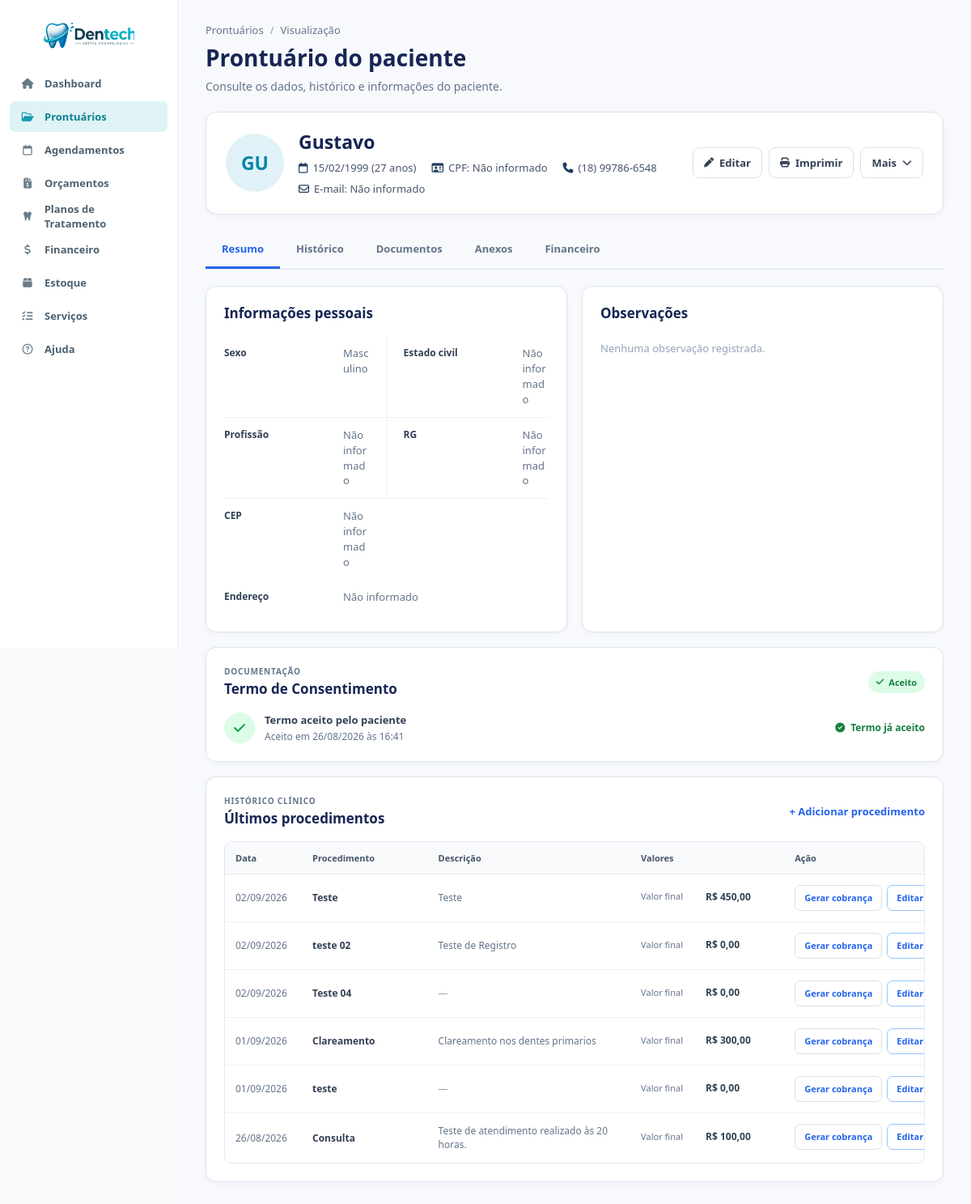
Page /visualizar_prontuario.php?id=5 (signed in) on the earlier database version.
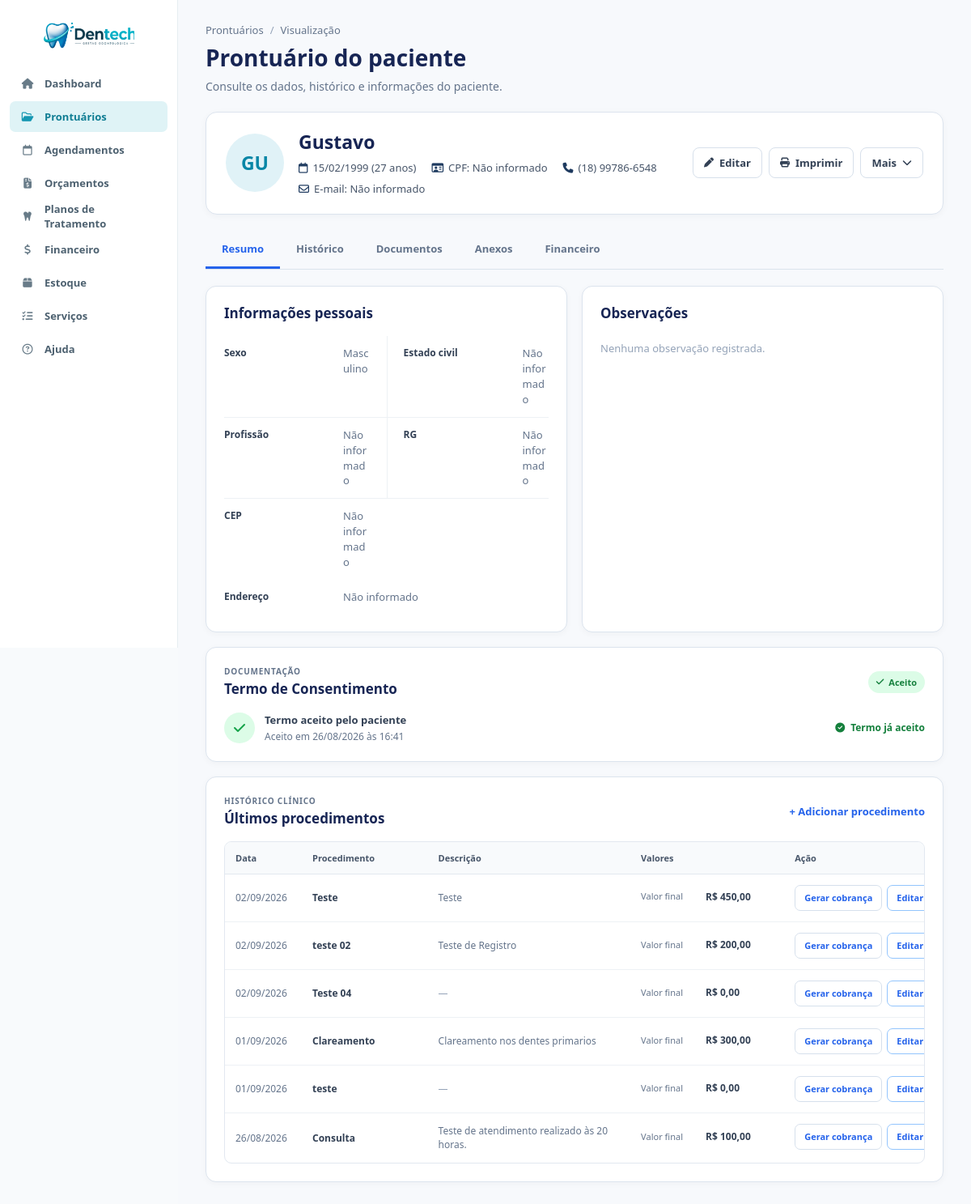
Same page on the later database version.
### tables this page shows
CREATE TABLE `procedimentos` (
  `id` int NOT NULL AUTO_INCREMENT,
  `paciente_id` int NOT NULL,
  `titulo` varchar(255) NOT NULL,
  `descricao` text,
  `medicamentos` text,
  `valor_materiais` decimal(10,2) NOT NULL DEFAULT '0.00',
  `valor_mao_obra` decimal(10,2) NOT NULL DEFAULT '0.00',
  `valor_final` decimal(10,2) NOT NULL DEFAULT '0.00',
  `data_procedimento` date NOT NULL,
  `orcamento_id` int DEFAULT NULL,
  `plano_item_id` int DEFAULT NULL,
  `agendamento_id` int DEFAULT NULL,
  PRIMARY KEY (`id`),
  KEY `paciente_id` (`paciente_id`),
  KEY `idx_procedimento_orcamento` (`orcamento_id`),
  KEY `idx_procedimento_plano_item` (`plano_item_id`),
  KEY `idx_procedimento_agendamento` (`agendamento_id`),
  CONSTRAINT `fk_procedimento_agendamento` FOREIGN KEY (`agendamento_id`) REFERENCES `agendamentos` (`id`) ON DELETE SET NULL ON UPDATE CASCADE,
  CONSTRAINT `fk_procedimento_orcamento` FOREIGN KEY (`orcamento_id`) REFERENCES `orcamentos` (`id`) ON DELETE SET NULL,
  CONSTRAINT `fk_procedimento_plano_item` FOREIGN KEY (`plano_item_id`) REFERENCES `planos_tratamento_itens` (`id`) ON DELETE SET NULL ON UPDATE CASCADE,
  CONSTRAINT `procedimentos_ibfk_1` FOREIGN KEY (`paciente_id`) REFERENCES `prontuarios` (`id`) ON DELETE CASCADE
);

### visualizar_prontuario.php (the view, shortened to what the changed rows need)
<?php
require_once 'conexao/conexao.php';
$id = (int) $_GET['id'];
$isPrint = isset($_GET['print']) && $_GET['print'] == '1';
$stmt = $pdo->prepare("
    SELECT *
    FROM prontuarios
    WHERE id = ?
");
$stmt->execute([$id]);
$prontuario = $stmt->fetch(PDO::FETCH_ASSOC);
$stmtProc = $pdo->prepare("
    SELECT
        p.*
    FROM procedimentos p
    WHERE p.paciente_id = ?
    ORDER BY p.data_procedimento DESC
");
$stmtProc->execute([$id]);
$procedimentos = $stmtProc->fetchAll(PDO::FETCH_ASSOC);
?>
<!DOCTYPE html>
<html lang="pt-BR">
<head>
    <link
        rel="stylesheet"
        href="css/global.css">
    <link
        rel="stylesheet"
        href="css/variables.css">
    <link
        rel="stylesheet"
        href="css/layout.css">
    <link
        rel="stylesheet"
        href="css/vis_prontuario.css">
    <link
        rel="stylesheet"
        href="https://cdnjs.cloudflare.com/ajax/libs/font-awesome/6.5.2/css/all.min.css">
</head>
<body class="<?= $isPrint ? 'print-mode' : '' ?>">
    <main class="prontuario-page">
        <div class="page-header">
            <div class="page-header-info">
                <h1>
                    Prontuário do paciente
                </h1>
            </div>
        </div>
        <section class="patient-header">
            <div class="patient-main">
                <div class="patient-info">
                    <h2>
                        <?= htmlspecialchars($prontuario['paciente']) ?>
                    </h2>
                </div>
            </div>
        </section>
        <div
            class="tab-content active"
            id="tab-resumo">
            <div class="content-grid">
                <section class="info-card">
                    <div class="card-header">
                        <h2>
                            Informações pessoais
                        </h2>
                    </div>
                </section>
                <section class="info-card">
                    <div class="card-header">
                        <h2>
                            Observações
                        </h2>
                    </div>
                </section>
            </div>
            <section class="info-card consent-card">
                <div class="card-header">
                    <div>
                        <h2>
                            Termo de Consentimento
                        </h2>
                    </div>
                </div>
            </section>
            <section class="info-card procedures-card">
                <div class="card-header">
                    <div>
                        <h2>
                            Últimos procedimentos
                        </h2>
                    </div>
                </div>
                <?php if (empty($procedimentos)): ?>
                    <div class="empty-state">
                        <div class="empty-icon">
                            <i class="fa-regular fa-folder-open"></i>
                        </div>
                        <strong>
                            Nenhum procedimento registrado
                        </strong>
                        <span>
                            Os procedimentos realizados neste paciente
                            aparecerão aqui.
                        </span>
                    </div>
                <?php else: ?>
                    <div class="table-wrapper">
                        <table class="procedures-table">
                            <thead>
                                <tr>
                                    <th>Data</th>
                                    <th>Procedimento</th>
                                    <th>Descrição</th>
                                    <th>Valores</th>
                                    <?php if (!$isPrint): ?>
                                        <th>Ação</th>
                                    <?php endif; ?>
                                </tr>
                            </thead>
                            <tbody>
                                <?php foreach ($procedimentos as $proc): ?>
                                    <tr>
                                        <td>
                                            <?= date(
                                                'd/m/Y',
                                                strtotime(
                                                    $proc['data_procedimento']
                                                )
                                            ) ?>
                                        </td>
                                        <td>
                                            <strong>
                                                <?= htmlspecialchars(
                                                    $proc['titulo']
                                                ) ?>
                                            </strong>
                                        </td>
                                        <td>
                                            <?php
                                            $descricao =
                                                trim(
                                                    $proc['descricao'] ?? ''
                                                );
                                            if ($descricao === '') {
                                                echo '<span class="muted">—</span>';
                                            } else {
                                                echo htmlspecialchars(
                                                    mb_strimwidth(
                                                        $descricao,
                                                        0,
                                                        100,
                                                        '...'
                                                    )
                                                );
                                            }
                                            ?>
                                        </td>
                                        <td class="procedure-values">
                                            <div class="procedure-value-line">
                                                <span>Valor final</span>
                                                <strong>
                                                    R$
                                                    <?= number_format(
                                                        (float)($proc['valor_final'] ?? 0),
                                                        2,
                                                        ',',
                                                        '.'
                                                    ) ?>
                                                </strong>
                                            </div>
                                        </td>
                                        <?php if (!$isPrint): ?>
                                            <td class="procedure-actions">
                                                <a
                                                    href="gerar_cobranca_procedimento.php?procedimento_id=<?= (int)$proc['id'] ?>"
                                                    class="table-action btn-gerar-cobranca">
                                                    Gerar cobrança
                                                </a>
                                                <a
                                                    class="table-action btn-editar-procedimento"
                                                    href="adicionar_procedimento.php?prontuario_id=<?= $id ?>&procedimento_id=<?= (int)$proc['id'] ?>">
                                                    Editar
                                                </a>
                                            </td>
                                        <?php endif; ?>
                                    </tr>
                                <?php endforeach; ?>
                            </tbody>
                        </table>
                    </div>
                <?php endif; ?>
            </section>
        </div>
    </main>
</body>
</html>

Differences in the rows shown:
changed procedimentos "teste 02": valor_final "0,00" → "200,00"
